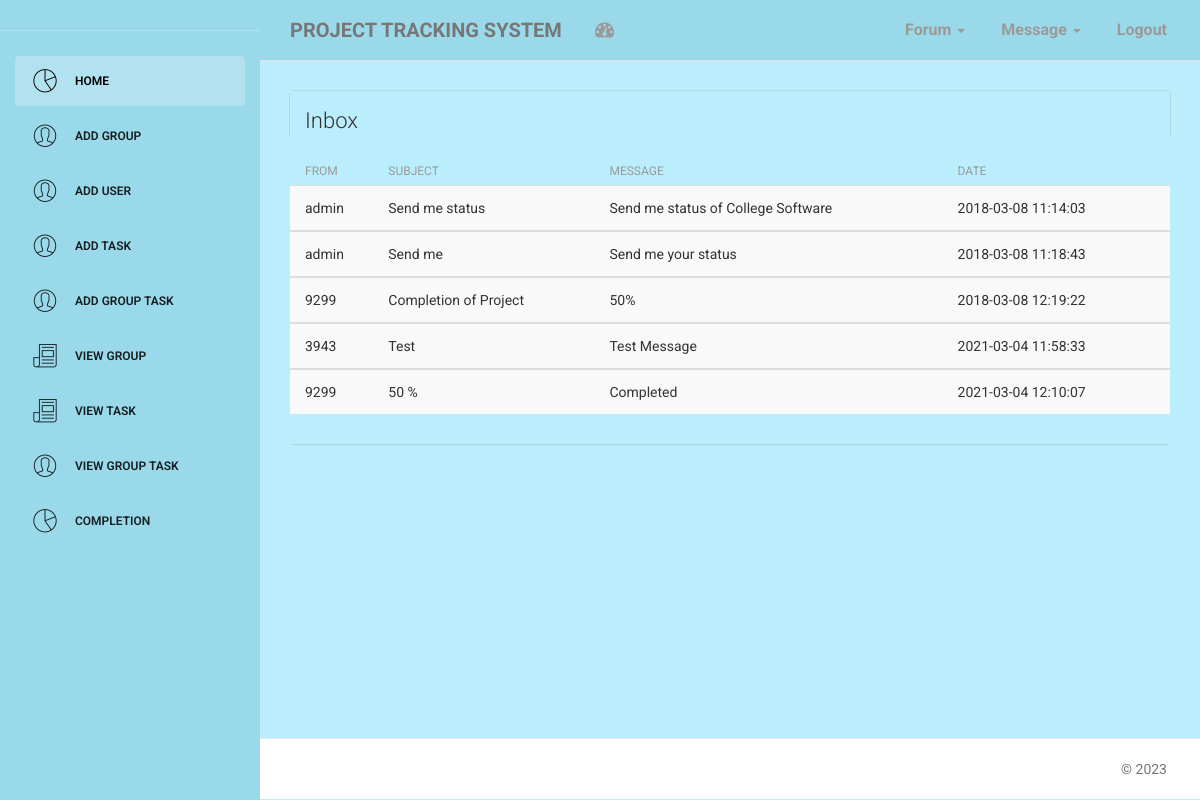
/inbox.php, run on the app's committed database.
### tables this page shows
CREATE TABLE IF NOT EXISTS `message` (
  `mid` int(10) NOT NULL AUTO_INCREMENT,
  `frommsg` varchar(25) NOT NULL,
  `tomsg` varchar(25) NOT NULL,
  `subjects` varchar(100) NOT NULL,
  `messages` varchar(100) NOT NULL,
  `sdate` varchar(100) NOT NULL,
  `replay` text NOT NULL,
  PRIMARY KEY (`mid`)
);

### inbox.php (the view, shortened to what this page needs)
<!doctype html>
<html lang="en">
<head>
    <link href="assets/css/bootstrap.min.css" rel="stylesheet" />
    <link href="assets/css/animate.min.css" rel="stylesheet"/>
    <link href="assets/css/light-bootstrap-dashboard.css?v=1.4.0" rel="stylesheet"/>
    <link href="assets/css/demo.css" rel="stylesheet" />
    <link href="http://maxcdn.bootstrapcdn.com/font-awesome/4.2.0/css/font-awesome.min.css" rel="stylesheet">
    <link href="assets/css/pe-icon-7-stroke.css" rel="stylesheet" />
</head>
<body style="background-color:#bbeefc;">
<div class="wrapper">
    <div class="sidebar" data-color="blue" >
    	<div class="sidebar-wrapper" style="background-color:#9ad9ea;">
            <div class="logo">
                <a href="index.php" class="simple-text">
                </a>
            </div>
            <?php include "admin-menu.php" ?>
    	</div>
    </div>
    <div class="main-panel">
        <?php include "admin-top-menu.php" ?>
								<?php
$query = "select * from message";
$data = mysql_query($query);
								?>
        <div class="content">
            <div class="container-fluid">
                <div class="row">
                    <div class="col-md-12">
                        <div class="card">
                            <div class="header" style="background-color:#bbeefc;">
                                <h4 class="title">Inbox</h4>
                            </div>
                            <div class="content table-responsive table-full-width" style="background-color:#bbeefc;">
                                <table class="table table-hover table-striped">
                                    <thead>
                                        <th>From</th>
                                    	<th>Subject</th>
                                    	<th>Message</th>
                                        <th>Date</th>
                                    </thead>
                                     <?php while($rec = mysql_fetch_array($data)) { ?>
                                    <tbody>
                                        <tr>
                                        	<td><?php echo $rec['frommsg']; ?></td>
                                        	<td><?php echo $rec['subjects']; ?></td>
                                            <td><?php echo $rec['messages']; ?></td>
                                            <td><?php echo $rec['sdate']; ?></td>
                                        </tr>
                                    </tbody>
                                    <?php } ?>
                                </table>
                            </div>
                        </div>
                    </div>
                </div>
            </div>
        </div>
        <footer class="footer">
            <div class="container-fluid">
                <p class="copyright pull-right">
                    &copy; <script>document.write(new Date().getFullYear())</script>
                </p>
            </div>
        </footer>
    </div>
</div>
</body>
</html>

### admin-menu.php
<ul class="nav">
                <li class="active">
                    <a href="dashboard.php" style="color:#000;">
                        <i class="pe-7s-graph"></i>
                        <p>Home</p>
                    </a>
                </li>
                <li>
                    <a href="add-group.php" style="color:#000;">
                        <i class="pe-7s-user"></i>
                        <p>Add Group</p>
                    </a>
                </li>
                <li>
                    <a href="add-user.php" style="color:#000;">
                        <i class="pe-7s-user"></i>
                        <p>Add User</p>
                    </a>
                </li>
                <li>
                    <a href="add-task.php" style="color:#000;">
                        <i class="pe-7s-user"></i>
                        <p>Add Task</p>
                    </a>
                </li>
                <li>
                    <a href="add-group-task.php" style="color:#000;">
                        <i class="pe-7s-user"></i>
                        <p>Add Group Task</p>
                    </a>
                </li>
                <li>
                    <a href="view-group.php" style="color:#000;">
                        <i class="pe-7s-news-paper"></i>
                        <p>View Group</p>
                    </a>
                </li>
                <li>
                    <a href="view-task.php" style="color:#000;">
                        <i class="pe-7s-news-paper"></i>
                        <p>View Task</p>
                    </a>
                </li>
                <li>
                    <a href="view-group-task.php" style="color:#000;">
                        <i class="pe-7s-user"></i>
                        <p>View Group Task</p>
                    </a>
                </li>
                <li>
                    <a href="completion.php" style="color:#000;">
                        <i class="pe-7s-graph"></i>
                        <p>Completion</p>
                    </a>
                </li>
            </ul>

### admin-top-menu.php (shortened to what this page needs)
<nav class="navbar navbar-default navbar-fixed">
            <div class="container-fluid" style="background-color:#9ad9ea;">
                <div class="navbar-header">
                    <a class="navbar-brand" href="#">  <b> PROJECT TRACKING SYSTEM </b></a>
                </div>
                <div class="collapse navbar-collapse">
                    <ul class="nav navbar-nav navbar-left">
                        <li>
                            <a href="#" class="dropdown-toggle" data-toggle="dropdown">
                                <i class="fa fa-dashboard"></i>
                            </a>
                        </li>
                    </ul>
                    <ul class="nav navbar-nav navbar-right">
                        <li class="dropdown">
                              <a href="#" class="dropdown-toggle" data-toggle="dropdown">
                                    <p>
                                        <b>Forum</b>
                                        <b class="caret"></b>
                                    </p>
                              </a>
                        </li>
						<li class="dropdown">
                              <a href="#" class="dropdown-toggle" data-toggle="dropdown">
                                    <p>
										<b>Message</b>
										<b class="caret"></b>
									</p>
                              </a>
                        </li>
                        <li>
                              <a href="logout.php">
                                    <p>
										<b>Logout</b>
									</p>
                              </a>
                        </li>
                    </ul>
                </div>
            </div>
        </nav>

### data on the page
message: frommsg "admin", subjects "Send me status", messages "Send me status of College Software", sdate "2018-03-08 11:14:03"
message: frommsg "admin", subjects "Send me", messages "Send me your status", sdate "2018-03-08 11:18:43"
message: frommsg "9299", subjects "Completion of Project", messages "50%", sdate "2018-03-08 12:19:22"
message: frommsg "3943", subjects "Test", messages "Test Message", sdate "2021-03-04 11:58:33"
message: frommsg "9299", subjects "50 %", messages "Completed", sdate "2021-03-04 12:10:07"
